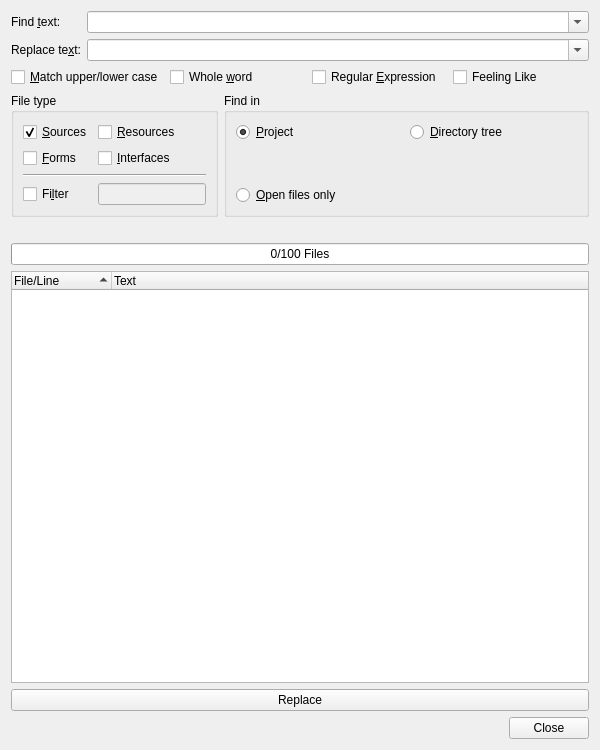
<?xml version="1.0" encoding="UTF-8"?>
<ui version="4.0">
 <class>FindFileDialog</class>
 <widget class="QWidget" name="FindFileDialog">
  <property name="geometry">
   <rect>
    <x>0</x>
    <y>0</y>
    <width>600</width>
    <height>750</height>
   </rect>
  </property>
  <property name="windowTitle">
   <string>Find in Files</string>
  </property>
  <layout class="QVBoxLayout" name="verticalLayout">
   <item>
    <layout class="QGridLayout" name="gridLayout_3">
     <item row="0" column="0">
      <widget class="QLabel" name="TextLabel1">
       <property name="text">
        <string>Find &amp;text:</string>
       </property>
       <property name="buddy">
        <cstring>findtextCombo</cstring>
       </property>
      </widget>
     </item>
     <item row="0" column="1">
      <widget class="QComboBox" name="findtextCombo">
       <property name="sizePolicy">
        <sizepolicy hsizetype="Expanding" vsizetype="Fixed">
         <horstretch>0</horstretch>
         <verstretch>0</verstretch>
        </sizepolicy>
       </property>
       <property name="toolTip">
        <string>Enter the search text or regular expression</string>
       </property>
       <property name="editable">
        <bool>true</bool>
       </property>
       <property name="insertPolicy">
        <enum>QComboBox::InsertAtTop</enum>
       </property>
       <property name="duplicatesEnabled">
        <bool>false</bool>
       </property>
      </widget>
     </item>
     <item row="1" column="0">
      <widget class="QLabel" name="replaceLabel">
       <property name="text">
        <string>Replace te&amp;xt:</string>
       </property>
       <property name="buddy">
        <cstring>findtextCombo</cstring>
       </property>
      </widget>
     </item>
     <item row="1" column="1">
      <widget class="QComboBox" name="replacetextCombo">
       <property name="sizePolicy">
        <sizepolicy hsizetype="Expanding" vsizetype="Fixed">
         <horstretch>0</horstretch>
         <verstretch>0</verstretch>
        </sizepolicy>
       </property>
       <property name="toolTip">
        <string>Enter the replacement text or regular expression</string>
       </property>
       <property name="editable">
        <bool>true</bool>
       </property>
       <property name="insertPolicy">
        <enum>QComboBox::InsertAtTop</enum>
       </property>
       <property name="duplicatesEnabled">
        <bool>false</bool>
       </property>
      </widget>
     </item>
    </layout>
   </item>
   <item>
    <layout class="QHBoxLayout" name="horizontalLayout_2">
     <item>
      <widget class="QCheckBox" name="caseCheckBox">
       <property name="toolTip">
        <string>Select to match case sensitive</string>
       </property>
       <property name="text">
        <string>&amp;Match upper/lower case</string>
       </property>
      </widget>
     </item>
     <item>
      <widget class="QCheckBox" name="wordCheckBox">
       <property name="toolTip">
        <string>Select to match whole words only</string>
       </property>
       <property name="text">
        <string>Whole &amp;word</string>
       </property>
      </widget>
     </item>
     <item>
      <widget class="QCheckBox" name="regexpCheckBox">
       <property name="toolTip">
        <string>Select if the searchtext is a regular expression</string>
       </property>
       <property name="text">
        <string>Regular &amp;Expression</string>
       </property>
      </widget>
     </item>
     <item>
      <widget class="QCheckBox" name="feelLikeCheckBox">
       <property name="toolTip">
        <string>Select to open the first occurence automatically</string>
       </property>
       <property name="text">
        <string>Feeling Like</string>
       </property>
      </widget>
     </item>
    </layout>
   </item>
   <item>
    <layout class="QHBoxLayout" name="horizontalLayout">
     <item>
      <widget class="QGroupBox" name="groupBox">
       <property name="title">
        <string>File type</string>
       </property>
       <layout class="QGridLayout" name="gridLayout">
        <item row="0" column="0">
         <widget class="QCheckBox" name="sourcesCheckBox">
          <property name="toolTip">
           <string>Search in source files</string>
          </property>
          <property name="text">
           <string>&amp;Sources</string>
          </property>
          <property name="checked">
           <bool>true</bool>
          </property>
         </widget>
        </item>
        <item row="0" column="1">
         <widget class="QCheckBox" name="resourcesCheckBox">
          <property name="toolTip">
           <string>Search in resources</string>
          </property>
          <property name="text">
           <string>&amp;Resources</string>
          </property>
         </widget>
        </item>
        <item row="1" column="0">
         <widget class="QCheckBox" name="formsCheckBox">
          <property name="toolTip">
           <string>Search in forms</string>
          </property>
          <property name="text">
           <string>&amp;Forms</string>
          </property>
         </widget>
        </item>
        <item row="1" column="1">
         <widget class="QCheckBox" name="interfacesCheckBox">
          <property name="toolTip">
           <string>Search in interfaces</string>
          </property>
          <property name="text">
           <string>&amp;Interfaces</string>
          </property>
         </widget>
        </item>
        <item row="2" column="0" colspan="2">
         <widget class="Line" name="line">
          <property name="orientation">
           <enum>Qt::Horizontal</enum>
          </property>
         </widget>
        </item>
        <item row="3" column="0">
         <widget class="QCheckBox" name="filterCheckBox">
          <property name="toolTip">
           <string>Select to filter the files by a given filename pattern</string>
          </property>
          <property name="text">
           <string>Fi&amp;lter</string>
          </property>
         </widget>
        </item>
        <item row="3" column="1">
         <widget class="QLineEdit" name="filterEdit">
          <property name="enabled">
           <bool>false</bool>
          </property>
          <property name="sizePolicy">
           <sizepolicy hsizetype="Minimum" vsizetype="Fixed">
            <horstretch>0</horstretch>
            <verstretch>0</verstretch>
           </sizepolicy>
          </property>
          <property name="toolTip">
           <string>Enter the filename wildcards separated by ';'</string>
          </property>
         </widget>
        </item>
       </layout>
      </widget>
     </item>
     <item>
      <widget class="QGroupBox" name="groupBox_2">
       <property name="sizePolicy">
        <sizepolicy hsizetype="Expanding" vsizetype="Preferred">
         <horstretch>0</horstretch>
         <verstretch>0</verstretch>
        </sizepolicy>
       </property>
       <property name="title">
        <string>Find in</string>
       </property>
       <layout class="QVBoxLayout" name="verticalLayout_2">
        <item>
         <layout class="QHBoxLayout" name="horizontalLayout_3">
          <item>
           <widget class="QRadioButton" name="projectButton">
            <property name="toolTip">
             <string>Search in files of the current project</string>
            </property>
            <property name="text">
             <string>&amp;Project</string>
            </property>
            <property name="checked">
             <bool>true</bool>
            </property>
           </widget>
          </item>
          <item>
           <widget class="QRadioButton" name="dirButton">
            <property name="toolTip">
             <string>Search in files of a directory tree to be entered below</string>
            </property>
            <property name="text">
             <string>&amp;Directory tree</string>
            </property>
           </widget>
          </item>
         </layout>
        </item>
        <item>
         <widget class="E5ComboPathPicker" name="dirPicker" native="true">
          <property name="enabled">
           <bool>false</bool>
          </property>
          <property name="sizePolicy">
           <sizepolicy hsizetype="Expanding" vsizetype="Preferred">
            <horstretch>0</horstretch>
            <verstretch>0</verstretch>
           </sizepolicy>
          </property>
          <property name="focusPolicy">
           <enum>Qt::WheelFocus</enum>
          </property>
          <property name="toolTip">
           <string>Enter the directory to search in</string>
          </property>
         </widget>
        </item>
        <item>
         <layout class="QHBoxLayout" name="horizontalLayout_5">
          <item>
           <widget class="QRadioButton" name="openFilesButton">
            <property name="toolTip">
             <string>Search in open files only </string>
            </property>
            <property name="text">
             <string>&amp;Open files only</string>
            </property>
           </widget>
          </item>
         </layout>
        </item>
       </layout>
      </widget>
     </item>
    </layout>
   </item>
   <item>
    <widget class="E5SqueezeLabelPath" name="findProgressLabel">
     <property name="sizePolicy">
      <sizepolicy hsizetype="Expanding" vsizetype="Preferred">
       <horstretch>0</horstretch>
       <verstretch>0</verstretch>
      </sizepolicy>
     </property>
     <property name="text">
      <string/>
     </property>
    </widget>
   </item>
   <item>
    <widget class="QProgressBar" name="findProgress">
     <property name="toolTip">
      <string>Shows the progress of the search action</string>
     </property>
     <property name="value">
      <number>0</number>
     </property>
     <property name="orientation">
      <enum>Qt::Horizontal</enum>
     </property>
     <property name="format">
      <string>%v/%m Files</string>
     </property>
    </widget>
   </item>
   <item>
    <widget class="QTreeWidget" name="findList">
     <property name="sizePolicy">
      <sizepolicy hsizetype="Expanding" vsizetype="Expanding">
       <horstretch>0</horstretch>
       <verstretch>3</verstretch>
      </sizepolicy>
     </property>
     <property name="alternatingRowColors">
      <bool>true</bool>
     </property>
     <property name="sortingEnabled">
      <bool>true</bool>
     </property>
     <property name="columnCount">
      <number>2</number>
     </property>
     <column>
      <property name="text">
       <string>File/Line</string>
      </property>
     </column>
     <column>
      <property name="text">
       <string>Text</string>
      </property>
     </column>
    </widget>
   </item>
   <item>
    <widget class="QPushButton" name="replaceButton">
     <property name="toolTip">
      <string>Press to apply the selected replacements</string>
     </property>
     <property name="text">
      <string>Replace</string>
     </property>
    </widget>
   </item>
   <item>
    <widget class="QDialogButtonBox" name="buttonBox">
     <property name="orientation">
      <enum>Qt::Horizontal</enum>
     </property>
     <property name="standardButtons">
      <set>QDialogButtonBox::Close</set>
     </property>
    </widget>
   </item>
  </layout>
 </widget>
 <customwidgets>
  <customwidget>
   <class>E5SqueezeLabelPath</class>
   <extends>QLabel</extends>
   <header>E5Gui/E5SqueezeLabels.h</header>
  </customwidget>
  <customwidget>
   <class>E5ComboPathPicker</class>
   <extends>QWidget</extends>
   <header>E5Gui/E5PathPicker.h</header>
   <container>1</container>
  </customwidget>
 </customwidgets>
 <tabstops>
  <tabstop>findtextCombo</tabstop>
  <tabstop>replacetextCombo</tabstop>
  <tabstop>caseCheckBox</tabstop>
  <tabstop>wordCheckBox</tabstop>
  <tabstop>regexpCheckBox</tabstop>
  <tabstop>feelLikeCheckBox</tabstop>
  <tabstop>sourcesCheckBox</tabstop>
  <tabstop>formsCheckBox</tabstop>
  <tabstop>resourcesCheckBox</tabstop>
  <tabstop>interfacesCheckBox</tabstop>
  <tabstop>filterCheckBox</tabstop>
  <tabstop>filterEdit</tabstop>
  <tabstop>projectButton</tabstop>
  <tabstop>dirButton</tabstop>
  <tabstop>dirPicker</tabstop>
  <tabstop>openFilesButton</tabstop>
  <tabstop>findList</tabstop>
  <tabstop>replaceButton</tabstop>
 </tabstops>
 <resources/>
 <connections>
  <connection>
   <sender>buttonBox</sender>
   <signal>rejected()</signal>
   <receiver>FindFileDialog</receiver>
   <slot>close()</slot>
   <hints>
    <hint type="sourcelabel">
     <x>59</x>
     <y>739</y>
    </hint>
    <hint type="destinationlabel">
     <x>34</x>
     <y>660</y>
    </hint>
   </hints>
  </connection>
  <connection>
   <sender>filterCheckBox</sender>
   <signal>toggled(bool)</signal>
   <receiver>filterEdit</receiver>
   <slot>setEnabled(bool)</slot>
   <hints>
    <hint type="sourcelabel">
     <x>53</x>
     <y>195</y>
    </hint>
    <hint type="destinationlabel">
     <x>191</x>
     <y>196</y>
    </hint>
   </hints>
  </connection>
  <connection>
   <sender>dirButton</sender>
   <signal>toggled(bool)</signal>
   <receiver>dirPicker</receiver>
   <slot>setEnabled(bool)</slot>
   <hints>
    <hint type="sourcelabel">
     <x>409</x>
     <y>144</y>
    </hint>
    <hint type="destinationlabel">
     <x>408</x>
     <y>176</y>
    </hint>
   </hints>
  </connection>
 </connections>
</ui>
